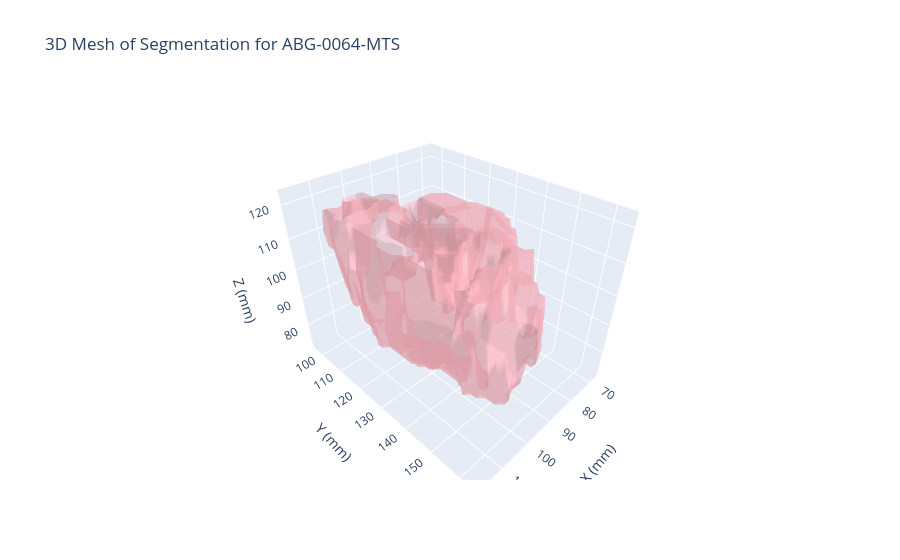

The notebook cell this image was saved under:
### Code cell
# Create a 3D mesh of the segmentation using marching cubes and visualize with plotly
# Using step_size to reduce mesh complexity and file size
if seg_arr is not None and seg_arr.max() > 0:
    from skimage import measure
    import plotly.graph_objects as go
    
    # Handle 4D segmentation
    seg_3d = seg_arr
    if seg_3d.ndim == 4:
        seg_3d = seg_3d[..., 0] if seg_3d.shape[-1] < seg_3d.shape[0] else seg_3d[0, ...]
    
    # step_size controls mesh resolution: higher = fewer triangles, smaller file
    # step_size=1 is full resolution, step_size=2 reduces by ~4x, step_size=4 by ~16x
    STEP_SIZE = 2  # Adjust: 1=full, 2=good balance, 4=fast/small
    
    # Use marching cubes with step_size to reduce mesh complexity
    verts, faces, normals, values = measure.marching_cubes(
        seg_3d.astype(float), 
        level=0.5,
        step_size=STEP_SIZE
    )
    
    # IMPORTANT: Scale vertices by voxel spacing for correct 3D proportions!
    # Without this, the mesh looks squished if voxels aren't cubes
    verts_scaled = verts.copy()
    verts_scaled[:, 0] *= spacing[0]  # X
    verts_scaled[:, 1] *= spacing[1]  # Y
    verts_scaled[:, 2] *= spacing[2]  # Z
    
    print(f'Segmentation mesh: {len(verts)} vertices, {len(faces)} faces (step_size={STEP_SIZE})')
    print(f'Applied voxel spacing: {spacing}')
    
    # Create a 3D plotly figure
    fig = go.Figure(data=[
        go.Mesh3d(
            x=verts_scaled[:,0], y=verts_scaled[:,1], z=verts_scaled[:,2],
            i=faces[:,0], j=faces[:,1], k=faces[:,2],
            color='lightpink', opacity=0.5,
            name='Segmentation'
        )
    ])
    fig.update_layout(scene=dict(
        xaxis_title='X (mm)',
        yaxis_title='Y (mm)',
        zaxis_title='Z (mm)',
        aspectmode='data'
    ), title=f'3D Mesh of Segmentation for {CASE_ID}')
    
    # Save to HTML file
    output_html = OUTPUTS / f'mesh_{CASE_ID}.html'
    fig.write_html(str(output_html))
    print(f'3D mesh saved to {output_html}')
    fig.show()
else:
    print('No segmentation data available for 3D mesh')

### Figure 1 — Plotly figure (JSON) as saved in the notebook; plotly's stock layout.template omitted (floating-point values rounded to 4 significant figures; data arrays with more than 128 entries replaced by an {"elided": "..."} marker saying what was removed)
{"data": [{"color": "lightpink", "i": {"elided": "5024 int values"}, "j": {"elided": "5024 int values"}, "k": {"elided": "5024 int values"}, "name": "Segmentation", "opacity": 0.5, "type": "mesh3d", "x": {"elided": "2568 float values"}, "y": {"elided": "2568 float values"}, "z": {"elided": "2568 float values"}}], "layout": {"scene": {"aspectmode": "data", "xaxis": {"title": {"text": "X (mm)"}}, "yaxis": {"title": {"text": "Y (mm)"}}, "zaxis": {"title": {"text": "Z (mm)"}}}, "title": {"text": "3D Mesh of Segmentation for ABG-0064-MTS"}}}
